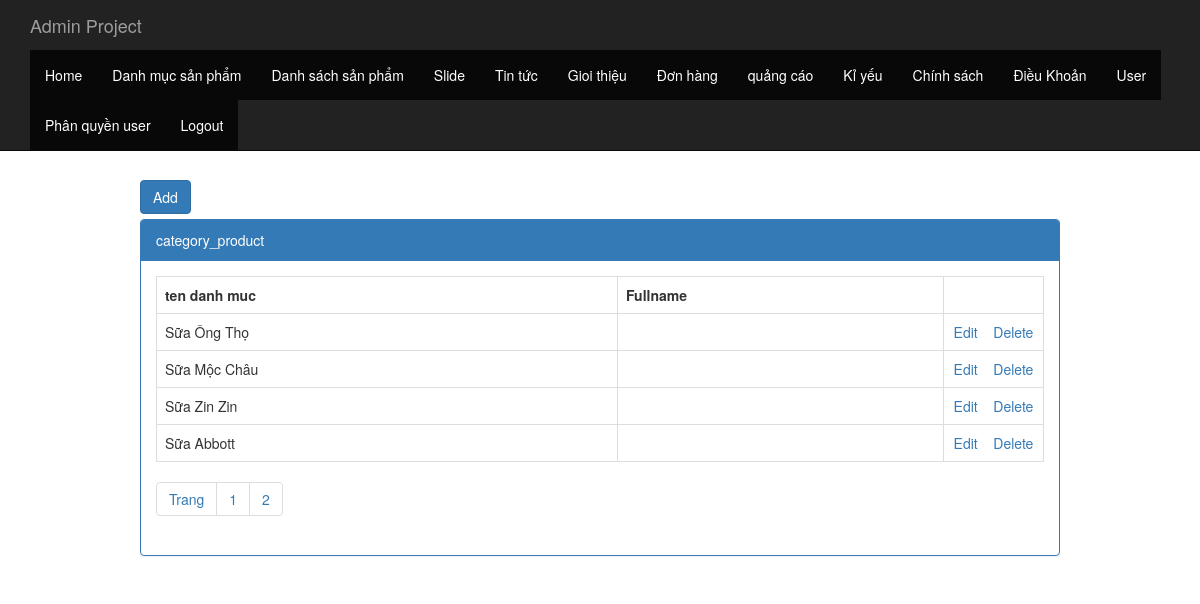
Screenshot of /quan-li-web?controller=category_product (signed in) with the database file from the repository.
### tables this page shows
CREATE TABLE `tbl_category_product` (
  `pk_category_product_id` int(11) NOT NULL,
  `c_name` varchar(255) NOT NULL,
  `c_home` int(11) NOT NULL DEFAULT '0'
);

### controller/backend/controller_category_product.php (called while the page is built, shortened)
<?php
  class controller_category_product extends controller{
    public function __construct(){
      $record_per_page = 4;
      $total_record = $this->model->num_rows("select * from tbl_category_product");
      $num_page = ceil($total_record/$record_per_page);
      $p = isset($_GET["p"])&&$_GET["p"]>0?($_GET["p"]-1):0;
      $from = $p*$record_per_page;
      $arr = $this->model->fetch("select * from tbl_category_product order by pk_category_product_id desc limit $from,$record_per_page");
      include "view/backend/view_category_product.php";
    }
  }
  new controller_category_product();
 ?>

### application/controller.php (called while the page is built, shortened)
<?php
	class controller{
		public function __construct(){
			$this->model = new model();
		}
	}
?>

### application/model.php (called while the page is built, shortened)
<?php
	$conn = mysqli_connect($hostname,$username,$password,$database);
	mysqli_set_charset($conn,"UTF8");
	class model{
		public function fetch($sql){
			global $conn;
			$result = mysqli_query($conn,$sql);
			$arr = array();
			while($rows = mysqli_fetch_object($result))
				$arr[] = $rows;
			return $arr;
		}
		public function num_rows($sql){
			global $conn;
			$result = mysqli_query($conn,$sql);
			return mysqli_num_rows($result);
		}
	}
 ?>

### view/backend/view_category_product.php (the view, shortened to what this page needs)
<!DOCTYPE html>
<html>
  <head>
    <link rel="stylesheet" type="text/css" href="public/backend/css/bootstrap.min.css">
  </head>
  <body>
        <div class="col-md-10 col-md-offset-1" >
          <div style="margin-bottom: 5px;"><a href="admin.php?controller=add_edit_category_product&act=add" class="btn btn-primary">Add</a></div>
            <div class="panel panel-primary">
                <div class="panel-heading">category_product</div>
                    <div class="panel-body">
                        <table class="table table-hover table-bordered">
                          <tr>
                            <th>ten danh muc</th>
                            <th>Fullname</th>
                            <th style="width: 100px;"></th>
                          </tr>
                          <?php
                              foreach ($arr as $rows)
                              {
                          ?>
                          <tr>
                              <td><?php echo $rows->c_name; ?></td>
                              <td style="text-align: center;">
                              </td>
                             <td style="text-align: center;">
                               <a href="admin.php?controller=add_edit_category_product&act=edit&id=<?php echo $rows->pk_category_product_id; ?>">Edit</a> &nbsp;&nbsp;
                                <a onclick="return window.confirm('Bạn muốn xóa không');" href="admin.php?controller=category_product&act=edit&act=delete&id=<?php echo $rows->pk_category_product_id; ?>">Delete</a>
                             </td>
                          </tr>
                        <?php } ?>
                        </table>
                        <ul class="pagination" style="padding: 0px; margin-top: 0px;">
                          <li><a href="">Trang</a></li>
                          <?php
                            for($i=1;$i<=$num_page;$i++)
                            {
                          ?>
                          <li><a href="admin.php?controller=category_product&p=<?php echo $i; ?>"><?php echo $i; ?></a></li>
                          <?php } ?>
                        </ul>
                    </div>
            </div>
        </div>
  </body>
</html>

### rows the page displays
tbl_category_product: c_name "Sữa Ông Thọ"
tbl_category_product: c_name "Sữa Mộc Châu"
tbl_category_product: c_name "Sữa Zin Zin"
tbl_category_product: c_name "Sữa Abbott"
